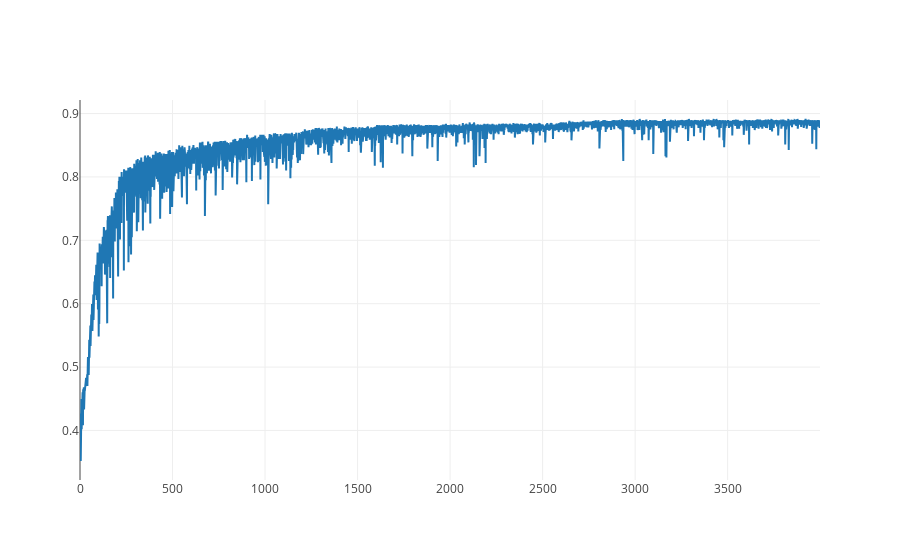

Notebook cell for this chart:
### Code cell
plotly.offline.iplot([
go.Scatter(
        y = [sum([int(decide(w, spam_test.drop(columns=['label']).iloc[i])
                      == spam_test['label'].iat[i]) 
                  for i in range(len(spam_test.index))]) / len(spam_test.index) for w in spam_sgrad[::spam_iters]],
        x = list(range(spam_epochs)),
        mode = 'lines',
        name = 'accuracy'
    )], filename='line-mode')

### Figure 1 — Plotly figure (JSON) as saved in the notebook; plotly's stock layout.template omitted (floating-point values rounded to 4 significant figures; data arrays with more than 128 entries replaced by an {"elided": "..."} marker saying what was removed)
{"data": [{"mode": "lines", "name": "accuracy", "type": "scatter", "uid": "6b7b87e1-ef8a-4649-a0c7-b20da4d19b1e", "x": {"elided": "4000 int values"}, "y": {"elided": "4001 float values"}}], "layout": {}}
